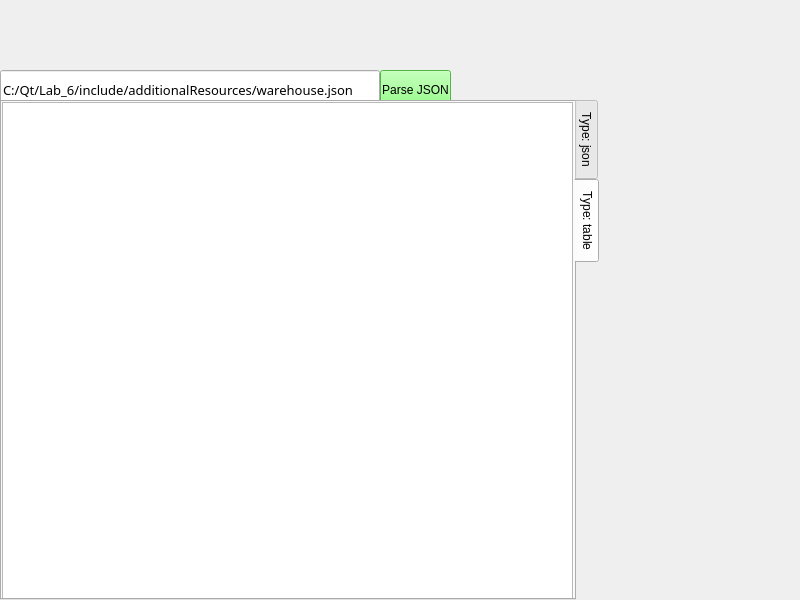
<?xml version="1.0" encoding="UTF-8"?>
<ui version="4.0">
 <class>WarehouseWindow</class>
 <widget class="QMainWindow" name="WarehouseWindow">
  <property name="geometry">
   <rect>
    <x>0</x>
    <y>0</y>
    <width>800</width>
    <height>600</height>
   </rect>
  </property>
  <property name="minimumSize">
   <size>
    <width>800</width>
    <height>600</height>
   </size>
  </property>
  <property name="maximumSize">
   <size>
    <width>800</width>
    <height>600</height>
   </size>
  </property>
  <property name="windowTitle">
   <string>WarehouseWindow</string>
  </property>
  <widget class="QWidget" name="centralwidget">
   <widget class="QPushButton" name="Enter_PB">
    <property name="geometry">
     <rect>
      <x>380</x>
      <y>70</y>
      <width>71</width>
      <height>40</height>
     </rect>
    </property>
    <property name="styleSheet">
     <string notr="true">border-color: rgb(0, 0, 0);
color: rgb(0, 0, 0);
background-color: rgb(115, 255, 99);</string>
    </property>
    <property name="text">
     <string>Parse JSON</string>
    </property>
   </widget>
   <widget class="QLineEdit" name="GettingPath_LE">
    <property name="geometry">
     <rect>
      <x>0</x>
      <y>70</y>
      <width>380</width>
      <height>40</height>
     </rect>
    </property>
    <property name="font">
     <font>
      <family>Monocraft</family>
      <pointsize>10</pointsize>
      <italic>false</italic>
      <bold>false</bold>
      <stylestrategy>PreferDefault</stylestrategy>
     </font>
    </property>
    <property name="styleSheet">
     <string notr="true">border-color: rgb(0, 0, 0);</string>
    </property>
    <property name="text">
     <string>C:/Qt/Lab_6/include/additionalResources/warehouse.json</string>
    </property>
    <property name="placeholderText">
     <string>Введите путь читаемого json</string>
    </property>
   </widget>
   <widget class="QTabWidget" name="Output_TabW">
    <property name="geometry">
     <rect>
      <x>0</x>
      <y>100</y>
      <width>600</width>
      <height>500</height>
     </rect>
    </property>
    <property name="tabPosition">
     <enum>QTabWidget::TabPosition::East</enum>
    </property>
    <property name="tabShape">
     <enum>QTabWidget::TabShape::Rounded</enum>
    </property>
    <property name="currentIndex">
     <number>1</number>
    </property>
    <widget class="QWidget" name="type_json">
     <attribute name="title">
      <string>Type: json</string>
     </attribute>
     <widget class="QTextEdit" name="Output_TE">
      <property name="enabled">
       <bool>true</bool>
      </property>
      <property name="geometry">
       <rect>
        <x>0</x>
        <y>0</y>
        <width>571</width>
        <height>500</height>
       </rect>
      </property>
      <property name="sizePolicy">
       <sizepolicy hsizetype="Fixed" vsizetype="Fixed">
        <horstretch>0</horstretch>
        <verstretch>0</verstretch>
       </sizepolicy>
      </property>
      <property name="readOnly">
       <bool>true</bool>
      </property>
      <property name="overwriteMode">
       <bool>false</bool>
      </property>
     </widget>
    </widget>
    <widget class="QWidget" name="type_table">
     <attribute name="title">
      <string>Type: table</string>
     </attribute>
     <widget class="QTableWidget" name="Output_TableW">
      <property name="geometry">
       <rect>
        <x>0</x>
        <y>0</y>
        <width>571</width>
        <height>500</height>
       </rect>
      </property>
     </widget>
    </widget>
   </widget>
  </widget>
 </widget>
 <resources/>
 <connections/>
</ui>
